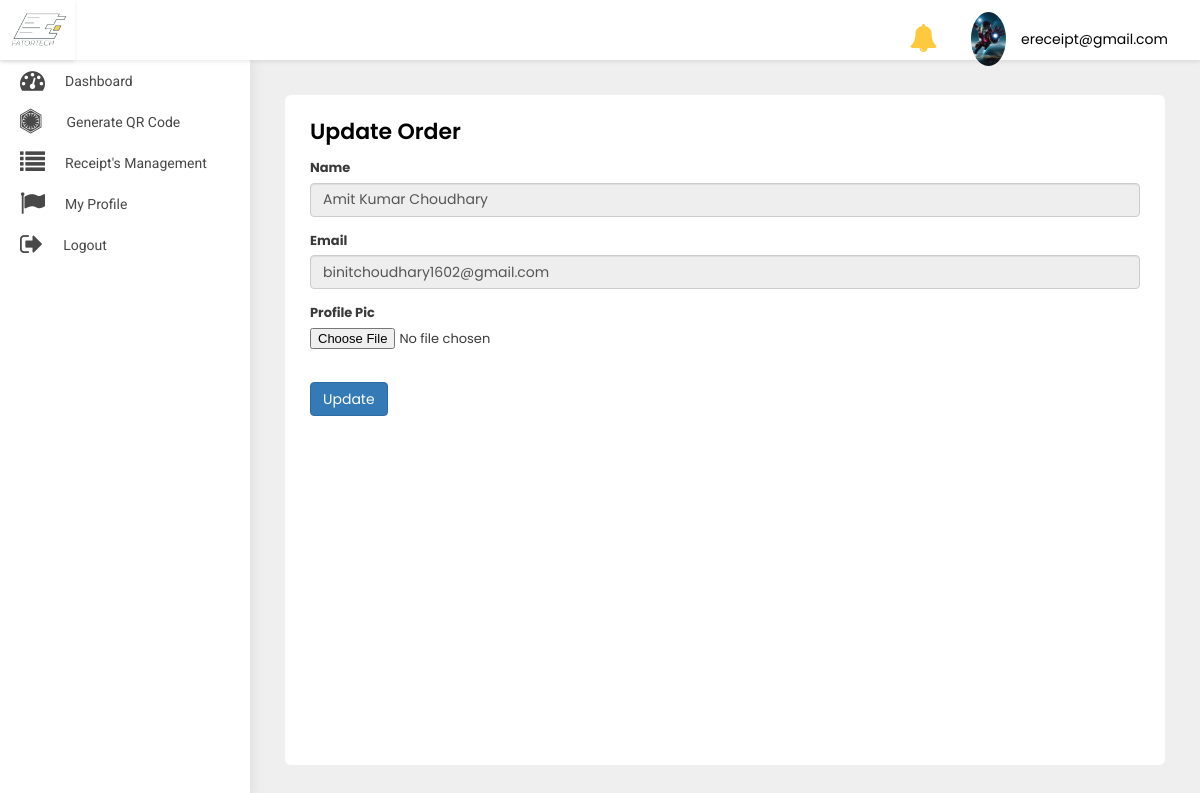
The page /merchant/update-profile/1/ (signed in) on the database as committed earlier.
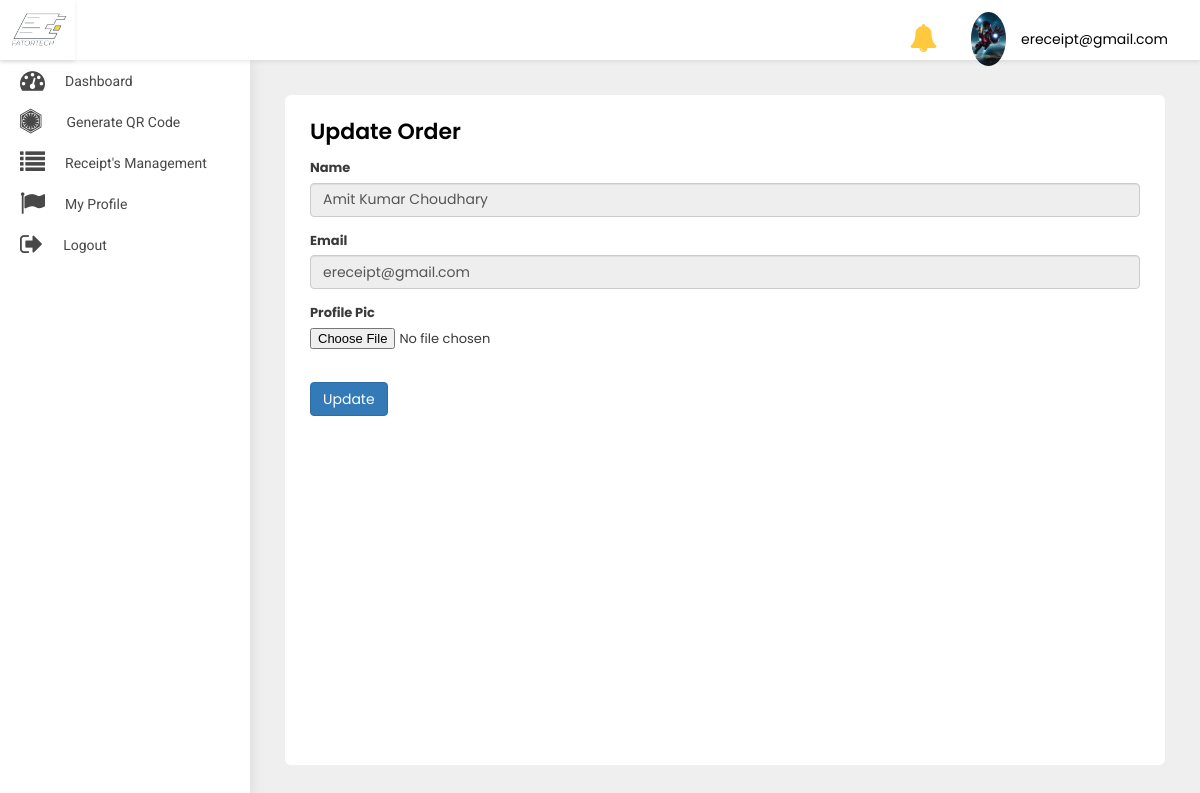
The same page on the database as committed later.
### src/models.py (models this page shows, shortened)
class Merchant(models.Model):
    full_name = models.CharField(default='', max_length=200)
    profile_pic = models.ImageField(default='default_profile.png', null=True, blank=True)
    category = models.ForeignKey(Category, on_delete=models.CASCADE)
    email = models.EmailField()
    password = models.CharField(default='', max_length=100)
    confirm_password = models.CharField(default='', max_length=100)
    created_at = models.DateTimeField(auto_now_add=True)
    commercial_id = models.CharField(default='', max_length=256)
    address = models.CharField(default='', max_length=2000)

### merchant/views.py (the view, shortened to what this page needs)
# urls.py: path('update-profile/<int:pk>/', UpdateProfilePicView.as_view(), name='update-profile')
class UpdateProfilePicView(LoginRequiredMixin, UpdateView):
    model = Merchant
    form_class = MerchantUpdateForm
    template_name = 'update-profile.html'
    login_url = 'merchant:login'
    success_url = reverse_lazy('merchant:profile')

### merchant/forms.py
class MerchantUpdateForm(forms.ModelForm):
    full_name = forms.CharField(widget=forms.TextInput(attrs={'readonly': 'readonly', 'class': 'form-control'}))
    email = forms.EmailField(widget=forms.EmailInput(attrs={'readonly': 'readonly', 'class': 'form-control'}))
    class Meta:
        model = Merchant
        fields = ('full_name', 'email', 'profile_pic')

### merchant/templates/update-profile.html (shortened to what this page needs)
{% extends 'base-merchant.html' %}
{% block body %}
<div class="WrapperArea">
    <div class="WrapperBox">
        <div class="Small-Wrapper">
            <h4 class="Title">Update Order</h4>
            <form class="form-group" method="post" enctype="multipart/form-data">
                <div class="form-group">
                    <label for="">Name </label>
                    {{form.full_name}}
                </div>
                <div class="form-group">
                    <label for="">Email </label>
                    {{form.email}}
                </div>
                <div class="form-group">
                    <label for="">Profile Pic </label>
                    <input type="file" name="profile_pic">
                </div>
                <br>
                <button class="btn btn-primary" type="submit">Update</button>
            </form>
        </div>
    </div>
</div>
{% endblock body %}

Rows that differ between the two databases and show on the page:
changed Merchant "Amit Kumar Choudhary": email "binitchoudhary1602@gmail.com" → "ereceipt@gmail.com"
